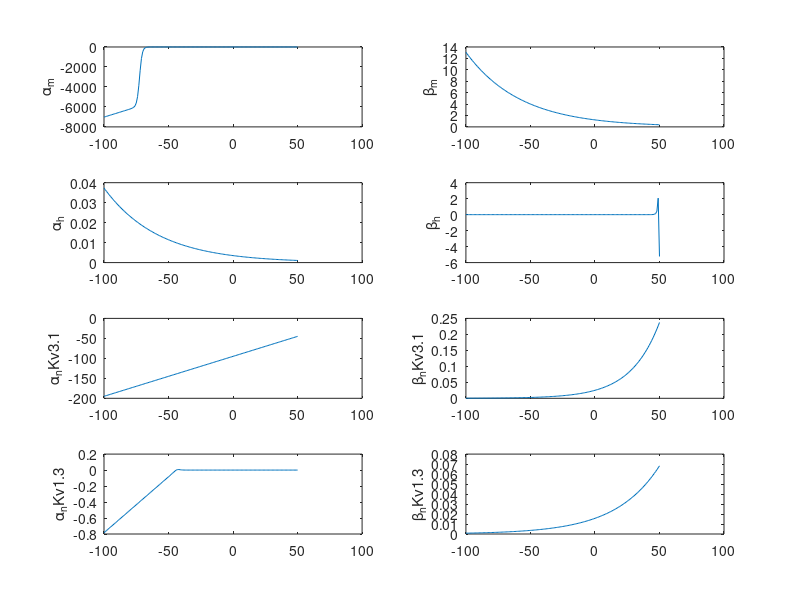
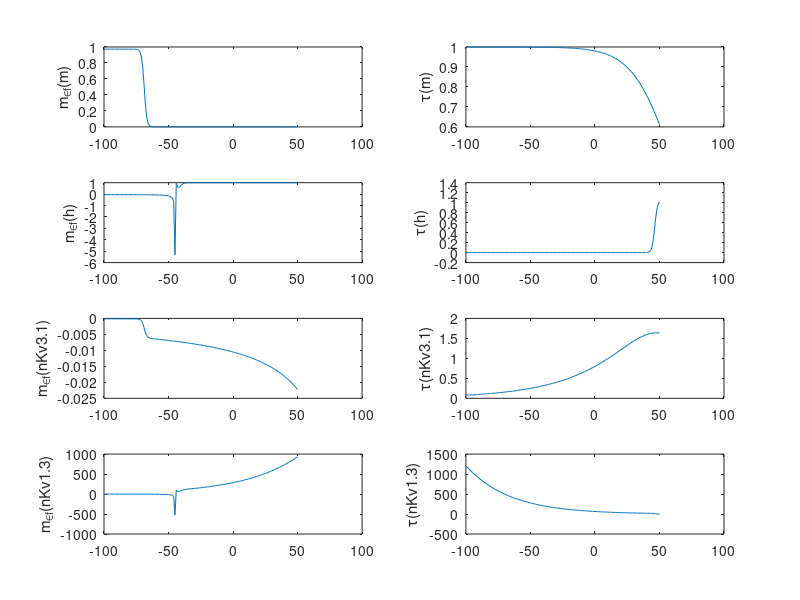

MATLAB code for these plots, in order:
function lewis_rinzel_2003_gating_variables

V=[-100:50];

vars=[alphaM(V); betaM(V); alphaH(V); betaH(V); alphaN31_32(V); betaN31_32(V); alphaN13(V); betaN13(V)];

letters={'\alpha','\beta'};
labels={'m','h','nKv3.1','nKv1.3'};
param_labels={'m_{\inf}','\tau'};

vars_mat=reshape(vars',4*length(V),2)';
tau=1./sum(vars_mat);
m_inf=vars_mat(1,:).*tau;
params=reshape([m_inf; tau]',length(V),8)';

for i=1:8
    
    figure(1)
    
    subplot(4,2,i)
    plot(V,vars(i,:))
    ylabel([letters{2-mod(i,2)},'_',labels{ceil(i/2)}])
    
    figure(2)
    
    subplot(4,2,i)
    plot(V,params(i,:))
    ylabel([param_labels{2-mod(i,2)},'(',labels{ceil(i/2)},')'])
    
end

end

%Below, define the auxiliary functions alpha & beta for each gating variable.

function aM = alphaM(V)
aM = (3020-40*V)./(exp(75+V)/(-13.5) -1);
end

function bM = betaM(V)
bM = 1.2262./exp(V/42.248);
end

function aH = alphaH(V)
aH = 0.0035./exp(V/42.248);
end

function bH = betaH(V)
bH = -(0.8712 + 0.017*V)./(exp(51.25-V)/(-5.2)+1);
end

function aN = alphaN31_32(V)
aN = (95-V)./(exp(V-95)/(-11.8)-1);
end

function bN = betaN31_32(V)
bN = 0.025*exp(V/22.222);
end

function aN = alphaN13(V)
aN = -(0.616+.014*V)./(exp(44+V)/(-2.3)-1);
end

function bN = betaN13(V)
bN = 0.0043*exp((44+V)/34);
end